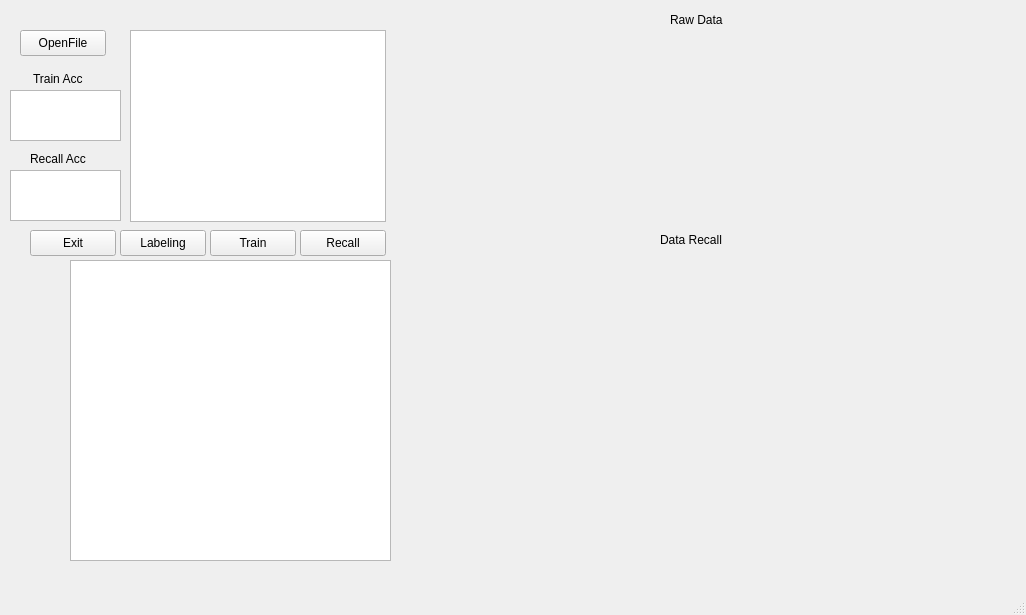
<?xml version="1.0" encoding="UTF-8"?>
<ui version="4.0">
 <class>MainWindow</class>
 <widget class="QMainWindow" name="MainWindow">
  <property name="geometry">
   <rect>
    <x>0</x>
    <y>0</y>
    <width>1026</width>
    <height>615</height>
   </rect>
  </property>
  <property name="windowTitle">
   <string>MainWindow</string>
  </property>
  <widget class="QWidget" name="centralwidget">
   <widget class="QPushButton" name="exitButton">
    <property name="geometry">
     <rect>
      <x>30</x>
      <y>230</y>
      <width>86</width>
      <height>26</height>
     </rect>
    </property>
    <property name="text">
     <string>Exit</string>
    </property>
   </widget>
   <widget class="QPushButton" name="OpenFileButton">
    <property name="geometry">
     <rect>
      <x>20</x>
      <y>30</y>
      <width>86</width>
      <height>26</height>
     </rect>
    </property>
    <property name="text">
     <string>OpenFile</string>
    </property>
   </widget>
   <widget class="QListView" name="RawData">
    <property name="geometry">
     <rect>
      <x>130</x>
      <y>30</y>
      <width>256</width>
      <height>192</height>
     </rect>
    </property>
   </widget>
   <widget class="QCustomPlot" name="rawPlot" native="true">
    <property name="geometry">
     <rect>
      <x>420</x>
      <y>40</y>
      <width>491</width>
      <height>181</height>
     </rect>
    </property>
   </widget>
   <widget class="QPushButton" name="trainButton">
    <property name="geometry">
     <rect>
      <x>210</x>
      <y>230</y>
      <width>86</width>
      <height>26</height>
     </rect>
    </property>
    <property name="text">
     <string>Train</string>
    </property>
   </widget>
   <widget class="QPushButton" name="recallButton">
    <property name="geometry">
     <rect>
      <x>300</x>
      <y>230</y>
      <width>86</width>
      <height>26</height>
     </rect>
    </property>
    <property name="text">
     <string>Recall</string>
    </property>
   </widget>
   <widget class="QCustomPlot" name="trainPlot" native="true">
    <property name="geometry">
     <rect>
      <x>420</x>
      <y>250</y>
      <width>491</width>
      <height>181</height>
     </rect>
    </property>
   </widget>
   <widget class="QLabel" name="label">
    <property name="geometry">
     <rect>
      <x>670</x>
      <y>10</y>
      <width>71</width>
      <height>20</height>
     </rect>
    </property>
    <property name="text">
     <string>Raw Data</string>
    </property>
   </widget>
   <widget class="QLabel" name="label_2">
    <property name="geometry">
     <rect>
      <x>660</x>
      <y>230</y>
      <width>71</width>
      <height>20</height>
     </rect>
    </property>
    <property name="text">
     <string>Data Recall</string>
    </property>
   </widget>
   <widget class="QListView" name="logInfo">
    <property name="geometry">
     <rect>
      <x>70</x>
      <y>260</y>
      <width>321</width>
      <height>301</height>
     </rect>
    </property>
   </widget>
   <widget class="QListView" name="AccuracyLog">
    <property name="geometry">
     <rect>
      <x>10</x>
      <y>90</y>
      <width>111</width>
      <height>51</height>
     </rect>
    </property>
   </widget>
   <widget class="QLabel" name="label_3">
    <property name="geometry">
     <rect>
      <x>33</x>
      <y>70</y>
      <width>70</width>
      <height>18</height>
     </rect>
    </property>
    <property name="text">
     <string>Train Acc</string>
    </property>
   </widget>
   <widget class="QPushButton" name="labelButton">
    <property name="geometry">
     <rect>
      <x>120</x>
      <y>230</y>
      <width>86</width>
      <height>26</height>
     </rect>
    </property>
    <property name="text">
     <string>Labeling</string>
    </property>
   </widget>
   <widget class="QListView" name="RecAccLog">
    <property name="geometry">
     <rect>
      <x>10</x>
      <y>170</y>
      <width>111</width>
      <height>51</height>
     </rect>
    </property>
   </widget>
   <widget class="QLabel" name="label_4">
    <property name="geometry">
     <rect>
      <x>30</x>
      <y>150</y>
      <width>70</width>
      <height>18</height>
     </rect>
    </property>
    <property name="text">
     <string>Recall Acc</string>
    </property>
   </widget>
  </widget>
  <widget class="QMenuBar" name="menubar">
   <property name="geometry">
    <rect>
     <x>0</x>
     <y>0</y>
     <width>1026</width>
     <height>23</height>
    </rect>
   </property>
  </widget>
  <widget class="QStatusBar" name="statusbar"/>
 </widget>
 <customwidgets>
  <customwidget>
   <class>QCustomPlot</class>
   <extends>QWidget</extends>
   <header location="global">qcustomplot.h</header>
   <container>1</container>
  </customwidget>
 </customwidgets>
 <resources/>
 <connections>
  <connection>
   <sender>exitButton</sender>
   <signal>clicked()</signal>
   <receiver>MainWindow</receiver>
   <slot>close()</slot>
   <hints>
    <hint type="sourcelabel">
     <x>116</x>
     <y>76</y>
    </hint>
    <hint type="destinationlabel">
     <x>115</x>
     <y>113</y>
    </hint>
   </hints>
  </connection>
 </connections>
</ui>
